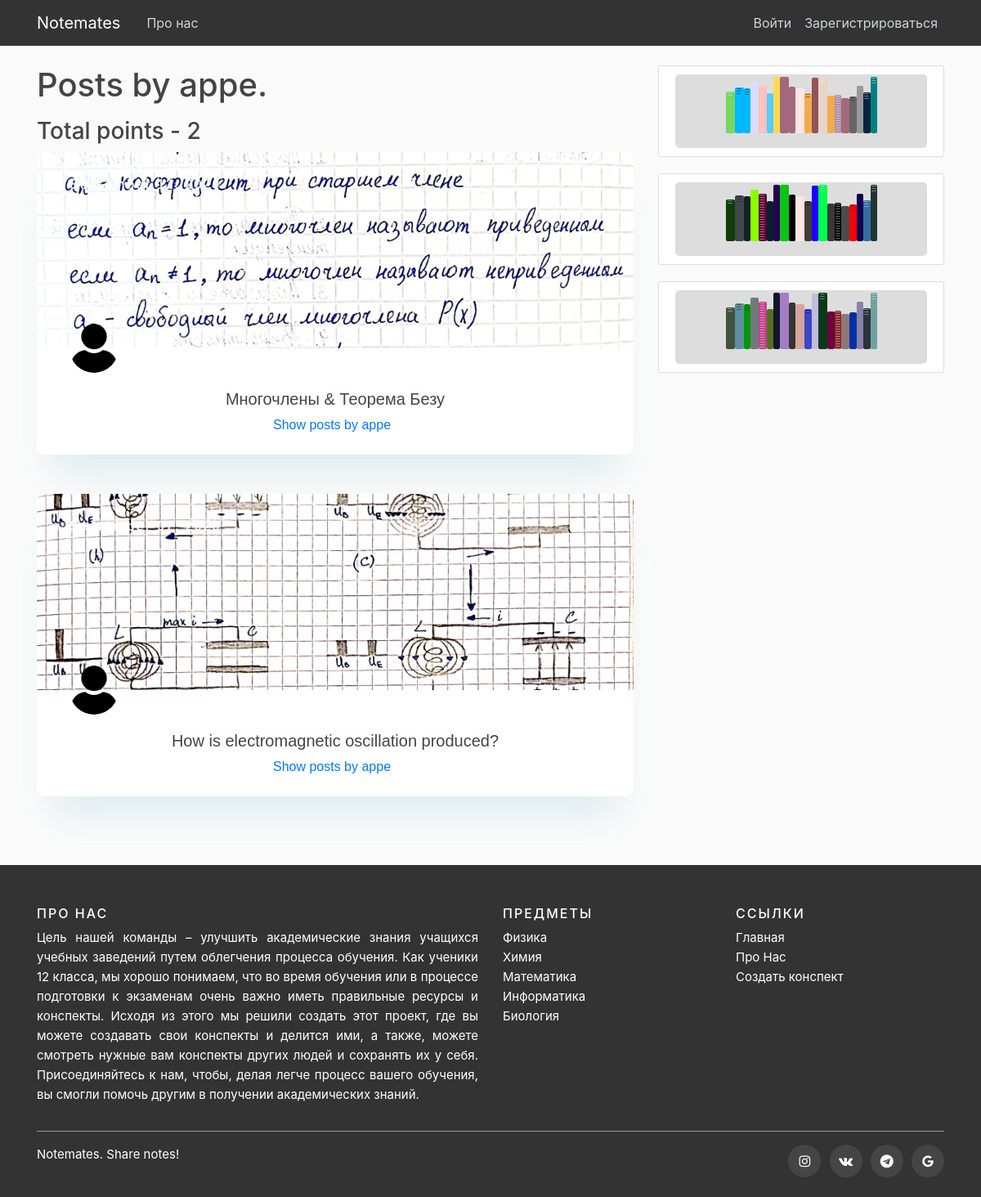
The page /user/appe on the database its author committed.
### blog/models.py (models this page shows, shortened)
class Post(models.Model):
    field_choices=(('A','A'),
                   ('B','B'))
    Заголовок = models.CharField(max_length=100)
    Описание = models.TextField()
    field=models.CharField(max_length=100, choices=field_choices, default='general')
    date_posted = models.DateTimeField(default=timezone.now)
    author = models.ForeignKey(User, on_delete=models.CASCADE)
    Урок=models.CharField(max_length=100)
    likes=models.ManyToManyField(User, related_name="blog_posts")
    image = models.ImageField(upload_to='posts', blank=True)
    image2 = models.ImageField(upload_to='posts', blank=True)
    image3 = models.ImageField(upload_to='posts', blank=True)

### users/models.py (models this page shows, shortened)
class Profile(models.Model):
    user = models.OneToOneField(User, on_delete=models.CASCADE,null=True, blank=True)
    image = models.ImageField(default='user.png', upload_to='profile_pics')
    twitter_url = models.CharField(max_length=255, null=True, blank=True)
    facebook_url = models.CharField(max_length=255, null=True, blank=True)
    instagram_url = models.CharField(max_length=255, null=True, blank=True)
    pinterest_url = models.CharField(max_length=255, null=True, blank=True)
    website_url = models.CharField(max_length=255, null=True, blank=True)

### blog/views.py (the view)
# urls.py: path('user/<str:username>', UserPostListView.as_view(), name='user-posts'),
class UserPostListView(ListView):
    model = Post
    template_name = 'blog/user_posts.html'  # <app>/<model>_<viewtype>.html
    context_object_name = 'posts'
    paginate_by = 5
    def get_queryset(self):
        user = get_object_or_404(User, username=self.kwargs.get('username'))
        return Post.objects.filter(author=user).order_by('-date_posted')

### blog/templates/blog/user_posts.html (shortened to what this page needs)
<head>
</head>
{% extends "blog/base.html" %}
{% block content %}
    <h1 class="mb-3">Posts by {{ view.kwargs.username }}.</h1>
    <h3>Total points - {{ page_obj.paginator.count }}</h3>
    {% for post in posts %}
    <main>
      <section class="collection-card" style="width: 100%;">
          <div class="card-img">
            {% if post.image %}
              <a href="{% url 'post-detail' post.id %}"><img class="photo" src="{{ post.image.url }}" alt="Unsplash Photo" width="370"></a>
            {% endif %}
              <a href="#"><img class="avator" src="{{ post.author.profile.image.url }}" alt="UI Faces Avator" width="60"></a>
              <h6 class="card-name">{{ post.date_posted|date:"F d, Y" }}</h6>
          </div>
          <div class="card-text">
              <h5 class="title"><a class="article-title" href="{% url 'post-detail' post.id %}">{{ post.Заголовок }}</a></h5>
              <a class="mr-2" href="{% url 'user-posts' post.author.username %}">Show posts by {{ post.author }}</a>
          </div>
      </section>
  </main>
  <br>
  <br>
    {% endfor %}
{% endblock content %}

### blog/static/blog/main.css (style rules this page uses)
body { background: #fafafa; color: #333333; margin-top: 5rem; }
h1, h2, h3, h4, h5, h6 { color: #444444; }
.article-title { color: #444444; }

### blog/static/blog/style.css (style rules this page uses)
.collection-card { position: relative; width: 370px; height: 370px; border-radius: 10px; overflow: hidden; background-color: #fff; font-family: 'neuzeit-grotesk', sans-serif; font-weight: 300; font-style: normal; font-size: 1em; line-height: 1.5; color: #303336; box-shadow: 0 40px 40px -20px #8fc7d544; }
.collection-card .card-img { position: relative; width: 100%; height: 240px; }
.collection-card .card-img a { font-size: 0; }
.collection-card .photo { width: 100%; height: 100%; object-fit: cover; object-position: center; transition: 300ms; }
.collection-card .avator { position: absolute; bottom: 0; left: 40px; transform: translateY(50%); width: 60px; height: 60px; border-radius: 50px; transition: 300ms; }
.collection-card .card-name { position: absolute; top: 30px; left: 40px; color: #ffffffdd; font-weight: 700; letter-spacing: 2px; }
.collection-card .card-text { width: 100%; height: auto; padding: 50px 40px 20px; text-align: center; }
.collection-card .title { font-weight: 400; }
h5 { font-size: 1.25em; }
h6 { font-size: 1em; }

### blog/templates/blog/user_posts.html (style rules this page uses)
.collection-card { position: relative; width: 370px; height: 370px; border-radius: 10px; overflow: hidden; background-color: #fff; font-family: 'neuzeit-grotesk', sans-serif; font-weight: 300; font-style: normal; font-size: 1em; line-height: 1.5; color: #303336; box-shadow: 0 40px 40px -20px #8fc7d544; }
.collection-card .card-img { position: relative; width: 100%; height: 240px; }
.collection-card .card-img a { font-size: 0; }
.collection-card .photo { width: 100%; height: 100%; object-fit: cover; object-position: center; transition: 300ms; }
.collection-card .avator { position: absolute; bottom: 0; left: 40px; transform: translateY(50%); width: 60px; height: 60px; border-radius: 50px; transition: 300ms; }
.collection-card .card-name { position: absolute; top: 30px; left: 40px; color: #ffffffdd; font-weight: 700; letter-spacing: 2px; }
.collection-card .card-text { width: 100%; height: auto; padding: 50px 40px 20px; text-align: center; }
.collection-card .title { font-weight: 400; }
h5 { font-size: 1.25em; }
h6 { font-size: 1em; }

### blog/templates/blog/base.html (style rules this page uses)
a:link { text-decoration: none ; }

### rows shown on the page
Post: image (picture), author.profile.image (placeholder picture), date_posted "September 12, 2020", Заголовок "Многочлены & Теорема Безу", author "appe"
Post: image (picture), author.profile.image (placeholder picture), date_posted "September 07, 2020", Заголовок "How is electromagnetic oscillation produced?", author "appe"

### other values the page prints
{{ view.kwargs.username }} "appe"
{{ page_obj.paginator.count }} "2"
